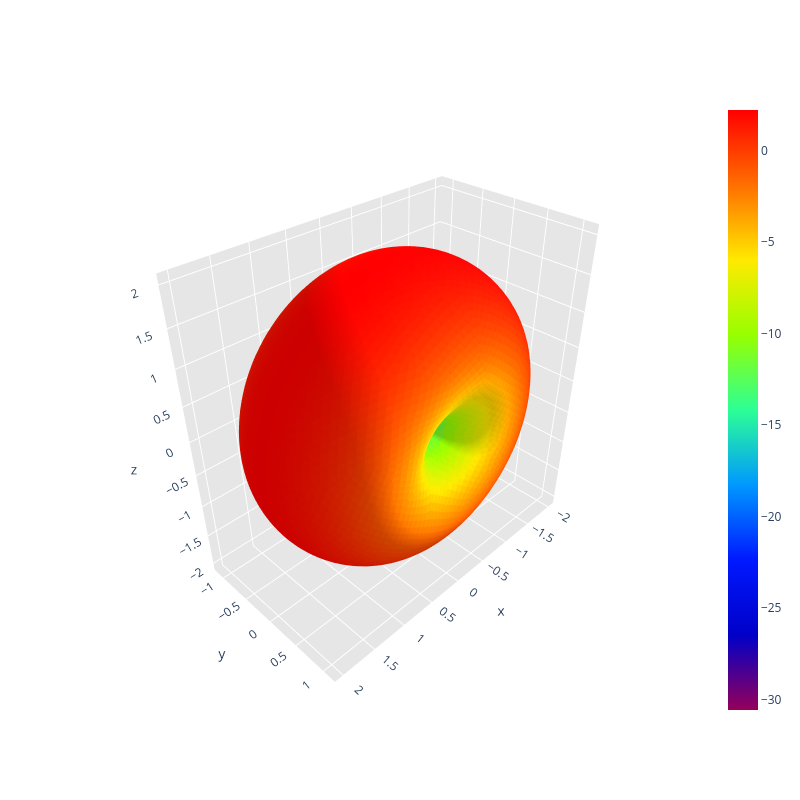

The cell this chart's notebook holds for it:
### Markdown cell above
observationPoint = np.array([0, 0, 100])
calculate_electric_magnetic_field_at_point(path, observationPoint)

### Code cell
print("Calculating radiation intensity distribution over sphere surface...")
radiation_intensity_distribution_over_sphere_surface(path)

### Figure 1 — Plotly figure (JSON) as saved in the notebook; plotly's stock layout.template omitted (floating-point values rounded to 4 significant figures; data arrays with more than 128 entries replaced by an {"elided": "..."} marker saying what was removed)
{"data": [{"facecolor": {"elided": "10296 str values"}, "i": {"elided": "10296 int values"}, "j": {"elided": "10296 int values"}, "k": {"elided": "10296 int values"}, "name": "", "type": "mesh3d", "x": {"elided": "5150 float values"}, "y": {"elided": "5150 float values"}, "z": {"elided": "5150 float values"}}, {"hoverinfo": "none", "marker": {"color": [-30.57, 2.213], "colorscale": [[0, "rgb(150, 0, 90)"], [0.125, "rgb(0, 0, 200)"], [0.25, "rgb(0, 25, 255)"], [0.375, "rgb(0, 152, 255)"], [0.5, "rgb(44, 255, 150)"], [0.625, "rgb(151, 255, 0)"], [0.75, "rgb(255, 234, 0)"], [0.875, "rgb(255, 111, 0)"], [1, "rgb(255, 0, 0)"]], "showscale": true, "size": 0.1}, "mode": "markers", "showlegend": false, "type": "scatter3d", "x": [1.225e-16], "y": [-2.999e-32], "z": [2.0]}], "layout": {"height": 800, "scene": {"aspectratio": {"x": 0.9997, "y": 0.5641, "z": 1}, "xaxis": {"backgroundcolor": "rgb(230, 230, 230)", "gridcolor": "rgb(255, 255, 255)", "showbackground": true, "zerolinecolor": "rgb(255, 255, 255)"}, "yaxis": {"backgroundcolor": "rgb(230, 230, 230)", "gridcolor": "rgb(255, 255, 255)", "showbackground": true, "zerolinecolor": "rgb(255, 255, 255)"}, "zaxis": {"backgroundcolor": "rgb(230, 230, 230)", "gridcolor": "rgb(255, 255, 255)", "showbackground": true, "zerolinecolor": "rgb(255, 255, 255)"}}, "title": {"text": ""}, "width": 800}}
